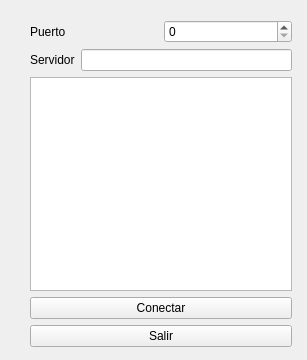
<?xml version="1.0" encoding="UTF-8"?>
<ui version="4.0">
 <class>Widget</class>
 <widget class="QWidget" name="Widget">
  <property name="geometry">
   <rect>
    <x>0</x>
    <y>0</y>
    <width>307</width>
    <height>360</height>
   </rect>
  </property>
  <property name="windowTitle">
   <string>Widget</string>
  </property>
  <widget class="QWidget" name="">
   <property name="geometry">
    <rect>
     <x>30</x>
     <y>20</y>
     <width>262</width>
     <height>327</height>
    </rect>
   </property>
   <layout class="QVBoxLayout" name="verticalLayout_3">
    <item>
     <layout class="QHBoxLayout" name="horizontalLayout_2">
      <item>
       <widget class="QLabel" name="label_2">
        <property name="text">
         <string>Puerto</string>
        </property>
       </widget>
      </item>
      <item>
       <widget class="QSpinBox" name="Puerto">
        <property name="maximum">
         <number>99999999</number>
        </property>
       </widget>
      </item>
     </layout>
    </item>
    <item>
     <layout class="QVBoxLayout" name="verticalLayout_2">
      <item>
       <layout class="QVBoxLayout" name="verticalLayout">
        <item>
         <layout class="QHBoxLayout" name="horizontalLayout">
          <item>
           <widget class="QLabel" name="label">
            <property name="text">
             <string>Servidor</string>
            </property>
           </widget>
          </item>
          <item>
           <widget class="QLineEdit" name="Servidor"/>
          </item>
         </layout>
        </item>
        <item>
         <widget class="QListWidget" name="listWidget"/>
        </item>
       </layout>
      </item>
      <item>
       <widget class="QPushButton" name="Conectar">
        <property name="text">
         <string>Conectar</string>
        </property>
       </widget>
      </item>
      <item>
       <widget class="QPushButton" name="Quitar">
        <property name="text">
         <string>Salir</string>
        </property>
       </widget>
      </item>
     </layout>
    </item>
   </layout>
  </widget>
 </widget>
 <resources/>
 <connections/>
</ui>
